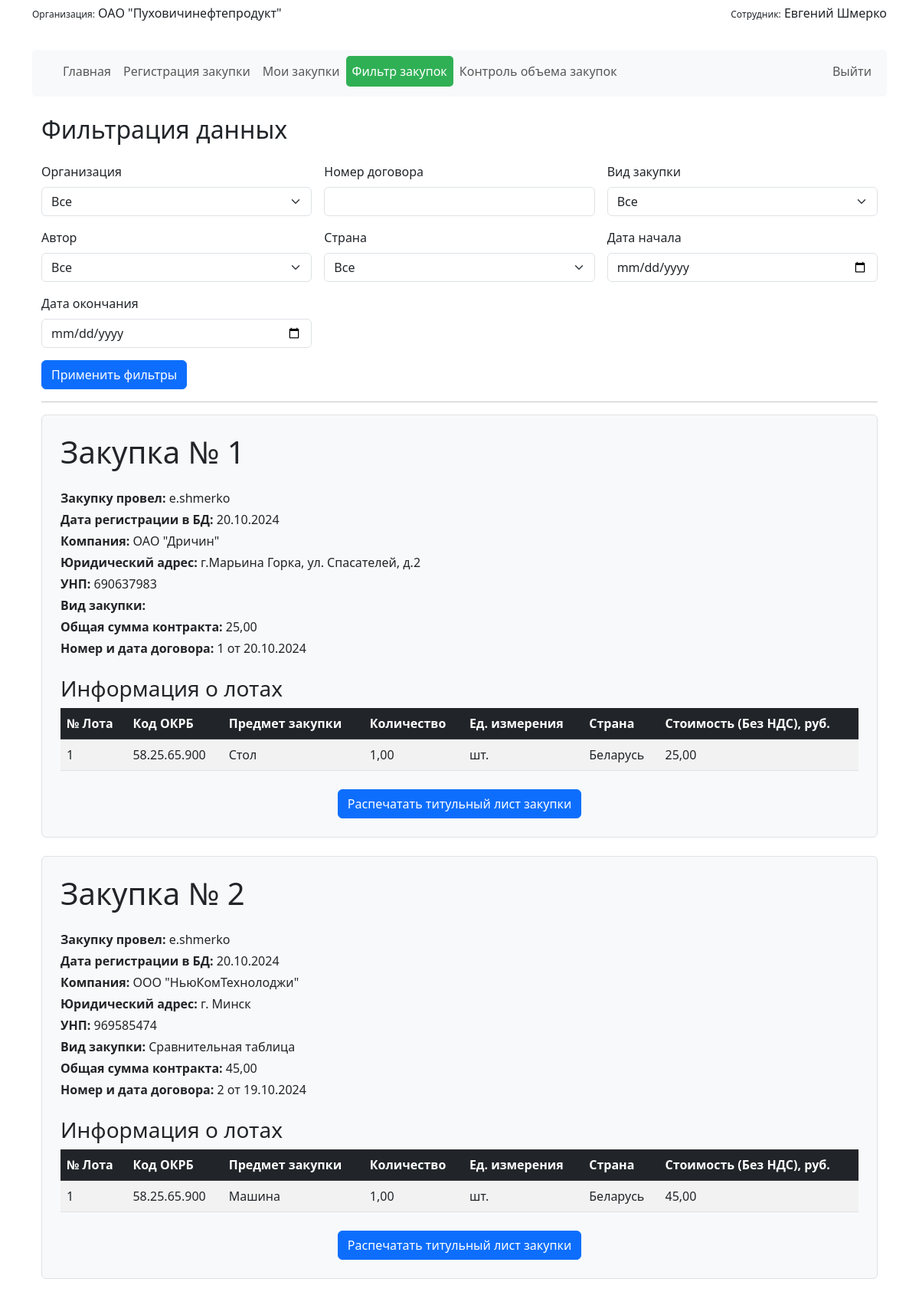
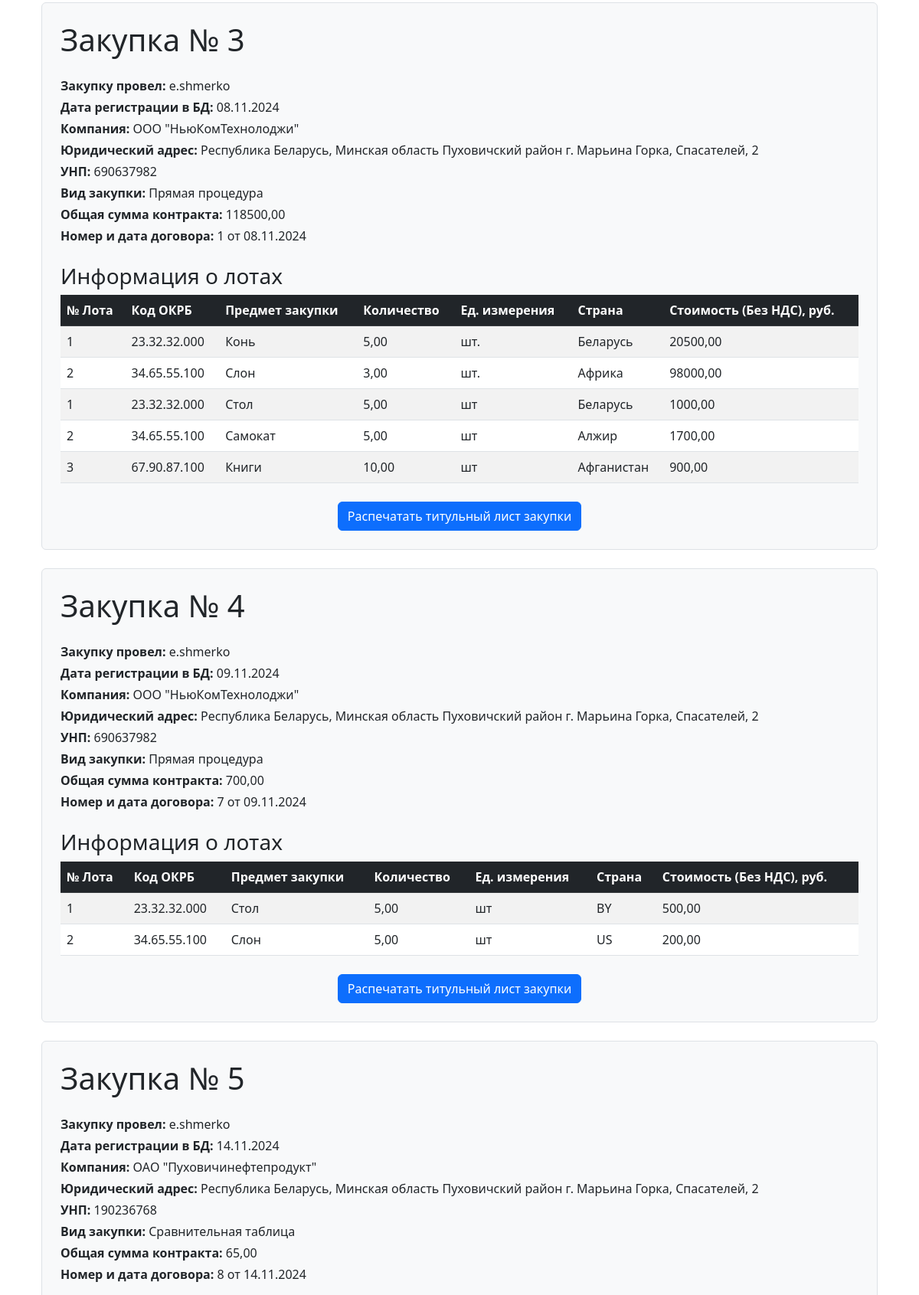
/filter/ (signed in, upper part), run on the app's committed database (2 pictures, top to bottom).
### regforma/models.py (models this page shows, shortened)
class PredmetZakupki(models.Model):
    VID_ZAKUPKI_CHOICES = [
        ('Сравнительная таблица', 'Сравнительная таблица'),
        ('Прямая процедура', 'Прямая процедура'),
        ('Переход на прямую процедуру закупки', 'Переход на прямую процедуру закупки'),
        ('Упрощенная процедура закупки до 15 БВ', 'Упрощенная процедура закупки до 15 БВ'),
        ('Конкурентный лист', 'Конкурентный лист'),
        ('Открытый конкурс', 'Открытый конкурс'),
        ('Закупка из одного источника', 'Закупка из одного источника'),
    ]
    vid_zakupki = models.CharField(
        max_length=200,
        choices=VID_ZAKUPKI_CHOICES,
        verbose_name='Вид процедуры закупки'
    )
    nomer_dogovora = models.CharField(max_length=200, verbose_name='Номер договора')
    data_dogovora = models.DateField(verbose_name='Дата заключения договора')
    price_full = models.DecimalField(max_digits=10, decimal_places=2, verbose_name='Общая стоимость договора')
    data_creator_zakupki = models.DateField(default=timezone.now)
    company = models.ForeignKey(Company, on_delete=models.CASCADE, related_name='zakupki')

class Company(models.Model):
    name = models.CharField(max_length=200, verbose_name='Название организации')
    adress = models.CharField(max_length=200, verbose_name='Юридический адрес')
    unp = models.CharField(max_length=200, verbose_name='УНП')
    author = models.ForeignKey(User, on_delete=models.CASCADE, related_name='companies')

class Lots(models.Model):
    number_lot = models.PositiveIntegerField(default=1, verbose_name='Номер лота')
    cod_okrb = models.CharField(max_length=200, verbose_name='Код ОКРБ')
    predmet_zakupki = models.CharField(max_length=200, verbose_name='Предмет закупки (что закупаем)')
    unit = models.DecimalField(max_digits=10, decimal_places=2, verbose_name='Количество')  # Для дробных значений
    ed_izmer = models.CharField(max_length=20, choices=UNITS_CHOICES, verbose_name='Единица измерения')
    country = models.CharField(max_length=100, choices=COUNTRY_CHOICES, verbose_name='Страна')
    price_lot = models.DecimalField(max_digits=10, decimal_places=2, verbose_name='Стоимость лота (БезНДС), руб.')
    zakupki = models.ForeignKey(PredmetZakupki, on_delete=models.CASCADE, related_name='lots')

### regforma/views.py (the view, shortened to what this page needs)
# urls.py: path('filter/', filter_view, name='filter_view'),  # Новый маршрут для фильтрации
def filter_view(request):
    companies = Company.objects.all().prefetch_related('zakupki__lots')
    zakupki_list = PredmetZakupki.objects.all()
    lots_list = Lots.objects.all()
    selected_filters = {}
    authors = User.objects.distinct()
    countries = Lots.objects.values_list('country', flat=True).distinct()
    return render(request, 'filter.html', {
        'companies': companies,
        'zakupki_list': zakupki_list,
        'lots_list': lots_list,
        'selected_filters': selected_filters,
        'authors': authors,
        'countries': countries,
    })

### regforma/templates/filter.html (shortened to what this page needs)
{% extends "base.html" %}
{% block content %}
<div class="container mt-4">
    <h2 class="mb-4">Фильтрация данных</h2>
    <form method="POST" class="row g-3">
        <div class="col-md-4">
            <label for="company_id" class="form-label">Организация</label>
            <select name="company_id" id="company_id" class="form-select">
                <option value="">Все</option>
            </select>
        </div>
        <div class="col-md-4">
            <label for="nomer_dogovora" class="form-label">Номер договора</label>
            <input type="text" name="nomer_dogovora" id="nomer_dogovora" class="form-control" value="{{ selected_filters.nomer_dogovora|default_if_none:'' }}">
        </div>
        <div class="col-md-4">
            <label for="vid_zakupki" class="form-label">Вид закупки</label>
            <select name="vid_zakupki" id="vid_zakupki" class="form-select">
                <option value="">Все</option>
            </select>
        </div>
        <div class="col-md-4">
            <label for="author" class="form-label">Автор</label>
            <select name="author" id="author" class="form-select">
                <option value="">Все</option>
            </select>
        </div>
        <div class="col-md-4">
            <label for="country" class="form-label">Страна</label>
            <select name="country" id="country" class="form-select">
                <option value="">Все</option>
            </select>
        </div>
        <div class="col-md-4">
            <label for="start_date" class="form-label">Дата начала</label>
            <input type="date" name="start_date" id="start_date" class="form-control" value="{{ selected_filters.start_date|default_if_none:'' }}">
        </div>
        <div class="col-md-4">
            <label for="end_date" class="form-label">Дата окончания</label>
            <input type="date" name="end_date" id="end_date" class="form-control" value="{{ selected_filters.end_date|default_if_none:'' }}">
        </div>
        <div class="col-12">
            <button type="submit" class="btn btn-primary">Применить фильтры</button>
        </div>
    </form>
    <hr>
    {% for zakupka in zakupki_list %}
    <div class="zakupka-block border rounded p-4 mb-4 bg-light">
        <h1 class="mb-4">Закупка № {{ zakupka.id }}</h1>
        <div class="info">
            <p class="mb-1"><strong>Закупку провел:</strong> {{ zakupka.company.author.username }}</p>
            <p class="mb-1"><strong>Дата регистрации в БД:</strong> {{ zakupka.data_creator_zakupki|date:"d.m.Y" }}</p>
            <p class="mb-1"><strong>Компания:</strong> {{ zakupka.company.name }}</p>
            <p class="mb-1"><strong>Юридический адрес:</strong> {{ zakupka.company.adress }}</p>
            <p class="mb-1"><strong>УНП:</strong> {{ zakupka.company.unp }}</p>
            <p class="mb-1"><strong>Вид закупки:</strong> {{ zakupka.vid_zakupki }}</p>
            <p class="mb-1"><strong>Общая сумма контракта:</strong> {{ zakupka.price_full }}</p>
            <p class="mb-1"><strong>Номер и дата договора:</strong> {{ zakupka.nomer_dogovora }} от {{ zakupka.data_dogovora|date:"d.m.Y" }}</p>
        </div>
        <h3 class="mt-4">Информация о лотах</h3>
        <table class="table table-striped">
            <thead class="table-dark">
                <tr>
                    <th>№ Лота</th>
                    <th>Код ОКРБ</th>
                    <th>Предмет закупки</th>
                    <th>Количество</th>
                    <th>Ед. измерения</th>
                    <th>Страна</th>
                    <th>Стоимость (Без НДС), руб.</th>
                </tr>
            </thead>
            <tbody>
                {% for lot in lots_list %}
                {% if lot.zakupki == zakupka %}
                <tr>
                    <td>{{ lot.number_lot }}</td>
                    <td>{{ lot.cod_okrb }}</td>
                    <td>{{ lot.predmet_zakupki }}</td>
                    <td>{{ lot.unit }}</td>
                    <td>{{ lot.ed_izmer }}</td>
                    <td>{{ lot.country }}</td>
                    <td>{{ lot.price_lot }}</td>
                </tr>
                {% endif %}
                {% endfor %}
            </tbody>
        </table>
        <div class="button-container text-center mt-4">
            <a href="{% url 'generate_pdf' zakupka.id %}" class="btn btn-primary">Распечатать титульный лист закупки</a>
        </div>
    </div>
    {% endfor %}
</div>
{% endblock %}

### regforma/templates/user-info.html
<div class="user-info">
    <div class="user-group">
        {% if request.user.groups.all %}
            <p><span style="font-size: 12px;">Организация:</span> {{ request.user.groups.all.0 }}</p>
        {% endif %}
    </div>
    <div class="user-name">
        <p><span style="font-size: 12px;">Сотрудник:</span> {{ request.user.first_name }} {{ request.user.last_name }}</p>
    </div>
</div>

### static/css/style.css (style rules this page uses)
.form-section, .navbar, .user-info { width: 100%; margin: 20px auto; border-radius: 5px; }
.user-info { display: flex; justify-content: space-between; margin: 5px auto; }
.user-name { float: right; }
.button-container { text-align: center; margin-top: 20px; }
strong { font-weight: bold; }

### data on the page
PredmetZakupki: id "1", company.author.username "e.shmerko", data_creator_zakupki "20.10.2024", company.name "ОАО \"Дричин\"", company.adress "г.Марьина Горка, ул. Спасателей, д.2", company.unp "690637983", price_full "25,00", nomer_dogovora "1", data_dogovora "20.10.2024"
Lots: number_lot "1", cod_okrb "58.25.65.900", predmet_zakupki "Стол", unit "1,00", ed_izmer "шт.", country "Беларусь", price_lot "25,00"
PredmetZakupki: id "2", company.author.username "e.shmerko", data_creator_zakupki "20.10.2024", company.name "ООО \"НьюКомТехнолоджи\"", company.adress "г. Минск", company.unp "969585474", vid_zakupki "Сравнительная таблица", price_full "45,00", nomer_dogovora "2", data_dogovora "19.10.2024"
Lots: number_lot "1", cod_okrb "58.25.65.900", predmet_zakupki "Машина", unit "1,00", ed_izmer "шт.", country "Беларусь", price_lot "45,00"
PredmetZakupki: id "3", company.author.username "e.shmerko", data_creator_zakupki "08.11.2024", company.name "ООО \"НьюКомТехнолоджи\"", company.adress "Республика Беларусь, Минская область Пуховичский район г. Марьина Горка, Спасателей, 2", company.unp "690637982", vid_zakupki "Прямая процедура", price_full "118500,00", nomer_dogovora "1", data_dogovora "08.11.2024"
Lots: number_lot "1", cod_okrb "23.32.32.000", predmet_zakupki "Конь", unit "5,00", ed_izmer "шт.", country "Беларусь", price_lot "20500,00"
Lots: number_lot "2", cod_okrb "34.65.55.100", predmet_zakupki "Слон", unit "3,00", ed_izmer "шт.", country "Африка", price_lot "98000,00"
Lots: number_lot "1", cod_okrb "23.32.32.000", predmet_zakupki "Стол", unit "5,00", ed_izmer "шт", country "Беларусь", price_lot "1000,00"
Lots: number_lot "2", cod_okrb "34.65.55.100", predmet_zakupki "Самокат", unit "5,00", ed_izmer "шт", country "Алжир", price_lot "1700,00"
Lots: number_lot "3", cod_okrb "67.90.87.100", predmet_zakupki "Книги", unit "10,00", ed_izmer "шт", country "Афганистан", price_lot "900,00"
PredmetZakupki: id "4", company.author.username "e.shmerko", data_creator_zakupki "09.11.2024", company.name "ООО \"НьюКомТехнолоджи\"", company.adress "Республика Беларусь, Минская область Пуховичский район г. Марьина Горка, Спасателей, 2", company.unp "690637982", vid_zakupki "Прямая процедура", price_full "700,00", nomer_dogovora "7", data_dogovora "09.11.2024"
Lots: number_lot "1", cod_okrb "23.32.32.000", predmet_zakupki "Стол", unit "5,00", ed_izmer "шт", country "BY", price_lot "500,00"
Lots: number_lot "2", cod_okrb "34.65.55.100", predmet_zakupki "Слон", unit "5,00", ed_izmer "шт", country "US", price_lot "200,00"
PredmetZakupki: id "5", company.author.username "e.shmerko", data_creator_zakupki "14.11.2024", company.name "ОАО \"Пуховичинефтепродукт\"", company.adress "Республика Беларусь, Минская область Пуховичский район г. Марьина Горка, Спасателей, 2", company.unp "190236768", vid_zakupki "Сравнительная таблица", price_full "65,00", nomer_dogovora "8", data_dogovora "14.11.2024"

### other printed values
{{ request.user.groups.all.0 }} "ОАО \"Пуховичинефтепродукт\""
{{ request.user.first_name }} "Евгений"
{{ request.user.last_name }} "Шмерко"
